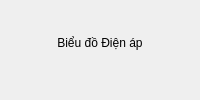
                     <widget class="QWidget" name="Dienap">
                      <layout class="QVBoxLayout" name="verticalLayout_81">
                       <item>
                        <widget class="QWidget" name="widget_Dienap" native="true">
                         <property name="styleSheet">
                          <string notr="true"/>
                         </property>
                         <layout class="QVBoxLayout" name="verticalLayout_69">
                          <property name="spacing">
                           <number>0</number>
                          </property>
                          <property name="leftMargin">
                           <number>0</number>
                          </property>
                          <property name="topMargin">
                           <number>0</number>
                          </property>
                          <property name="rightMargin">
                           <number>0</number>
                          </property>
                          <property name="bottomMargin">
                           <number>0</number>
                          </property>
                          <item>
                           <widget class="QWidget" name="widget_label_dienap" native="true">
                            <property name="sizePolicy">
                             <sizepolicy hsizetype="Preferred" vsizetype="Preferred">
                              <horstretch>0</horstretch>
                              <verstretch>0</verstretch>
                             </sizepolicy>
                            </property>
                            <property name="contextMenuPolicy">
                             <enum>Qt::DefaultContextMenu</enum>
                            </property>
                            <property name="styleSheet">
                             <string notr="true">border-color: rgb(0, 170, 255);</string>
                            </property>
                            <layout class="QVBoxLayout" name="verticalLayout_70">
                             <property name="spacing">
                              <number>0</number>
                             </property>
                             <property name="sizeConstraint">
                              <enum>QLayout::SetMaximumSize</enum>
                             </property>
                             <property name="leftMargin">
                              <number>0</number>
                             </property>
                             <property name="topMargin">
                              <number>0</number>
                             </property>
                             <property name="rightMargin">
                              <number>0</number>
                             </property>
                             <property name="bottomMargin">
                              <number>0</number>
                             </property>
                             <item>
                              <widget class="QLabel" name="label_diepap">
                               <property name="sizePolicy">
                                <sizepolicy hsizetype="Preferred" vsizetype="Fixed">
                                 <horstretch>0</horstretch>
                                 <verstretch>0</verstretch>
                                </sizepolicy>
                               </property>
                               <property name="styleSheet">
                                <string notr="true">
font: 700 20pt &quot;Segoe UI&quot;;
color: rgb(0, 0, 0);</string>
                               </property>
                               <property name="text">
                                <string>Biểu đồ Điện áp</string>
                               </property>
                               <property name="alignment">
                                <set>Qt::AlignCenter</set>
                               </property>
                              </widget>
                             </item>
                             <item>
                              <widget class="QLabel" name="label_thoigian_dienap">
                               <property name="sizePolicy">
                                <sizepolicy hsizetype="Preferred" vsizetype="Fixed">
                                 <horstretch>0</horstretch>
                                 <verstretch>0</verstretch>
                                </sizepolicy>
                               </property>
                               <property name="styleSheet">
                                <string notr="true">font: 700 16pt &quot;Segoe UI&quot;;
color: rgb(0, 0, 0);</string>
                               </property>
                               <property name="text">
                                <string/>
                               </property>
                               <property name="alignment">
                                <set>Qt::AlignCenter</set>
                               </property>
                              </widget>
                             </item>
                             <item>
                              <layout class="QVBoxLayout" name="screen_dienap">
                               <property name="spacing">
                                <number>0</number>
                               </property>
                               <property name="sizeConstraint">
                                <enum>QLayout::SetMaximumSize</enum>
                               </property>
                              </layout>
                             </item>
                            </layout>
                           </widget>
                          </item>
                         </layout>
                        </widget>
                       </item>
                      </layout>
                     </widget>
